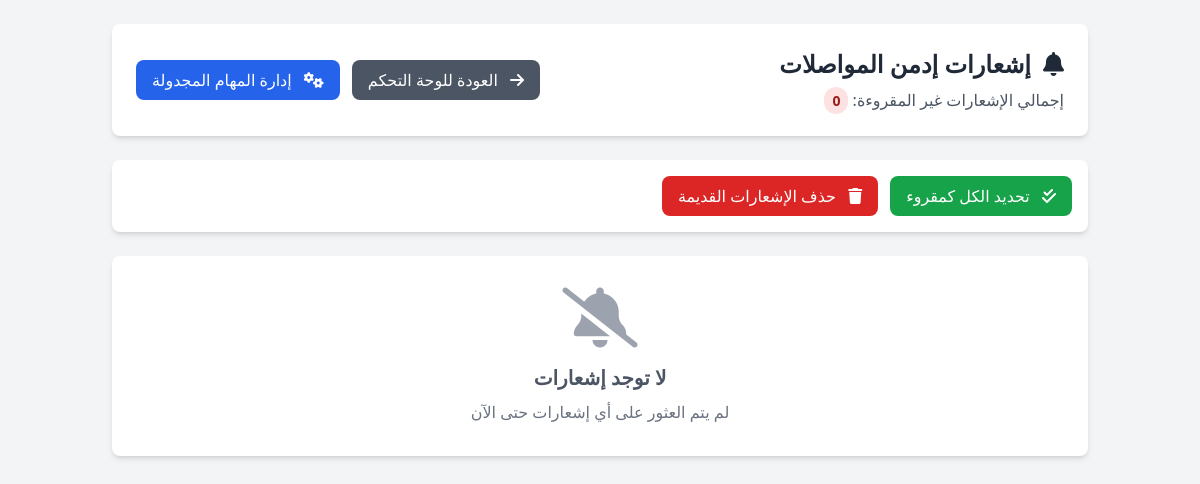
/transport/admin_notifications.php, run on an earlier commit of the app's database.
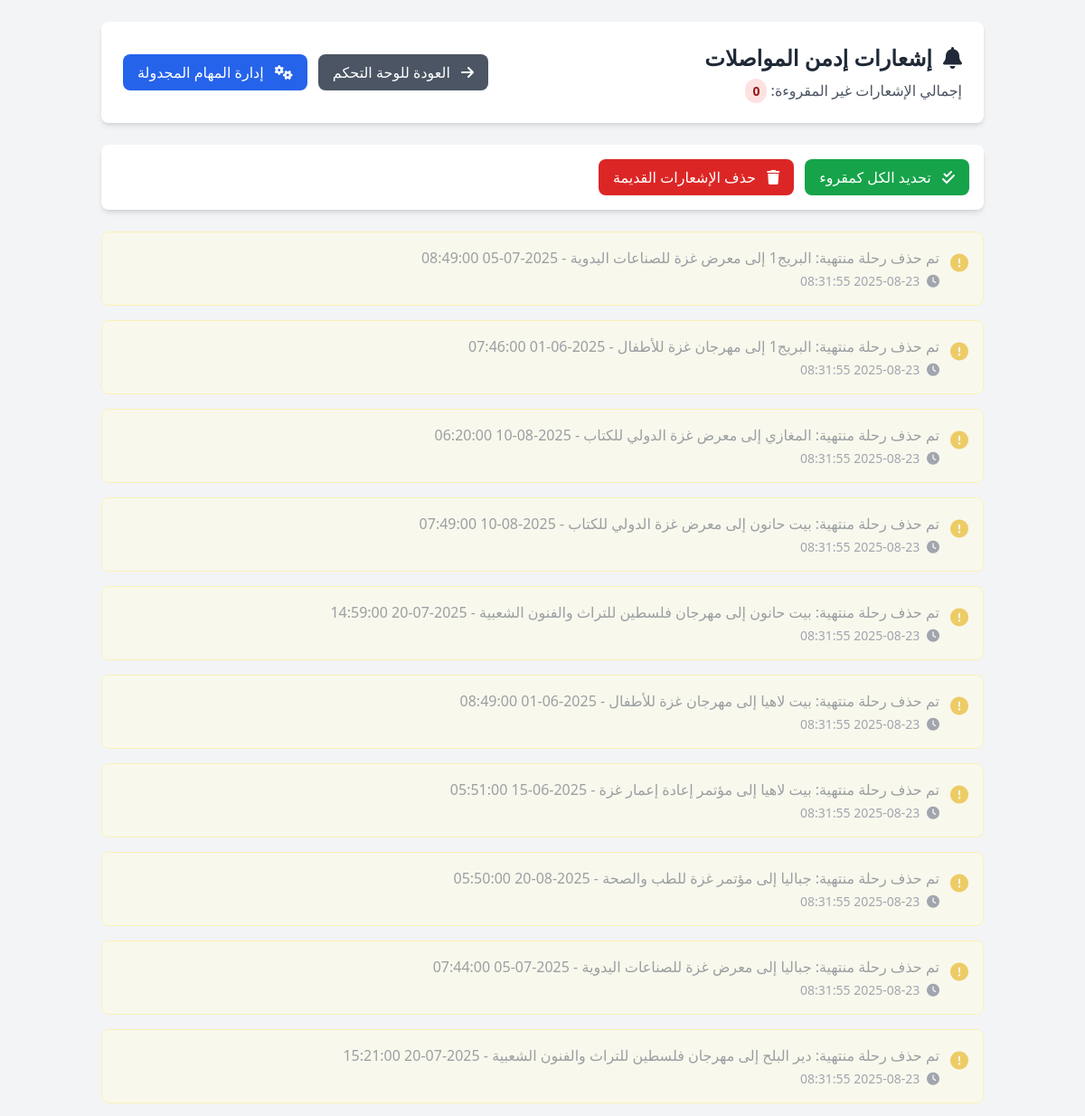
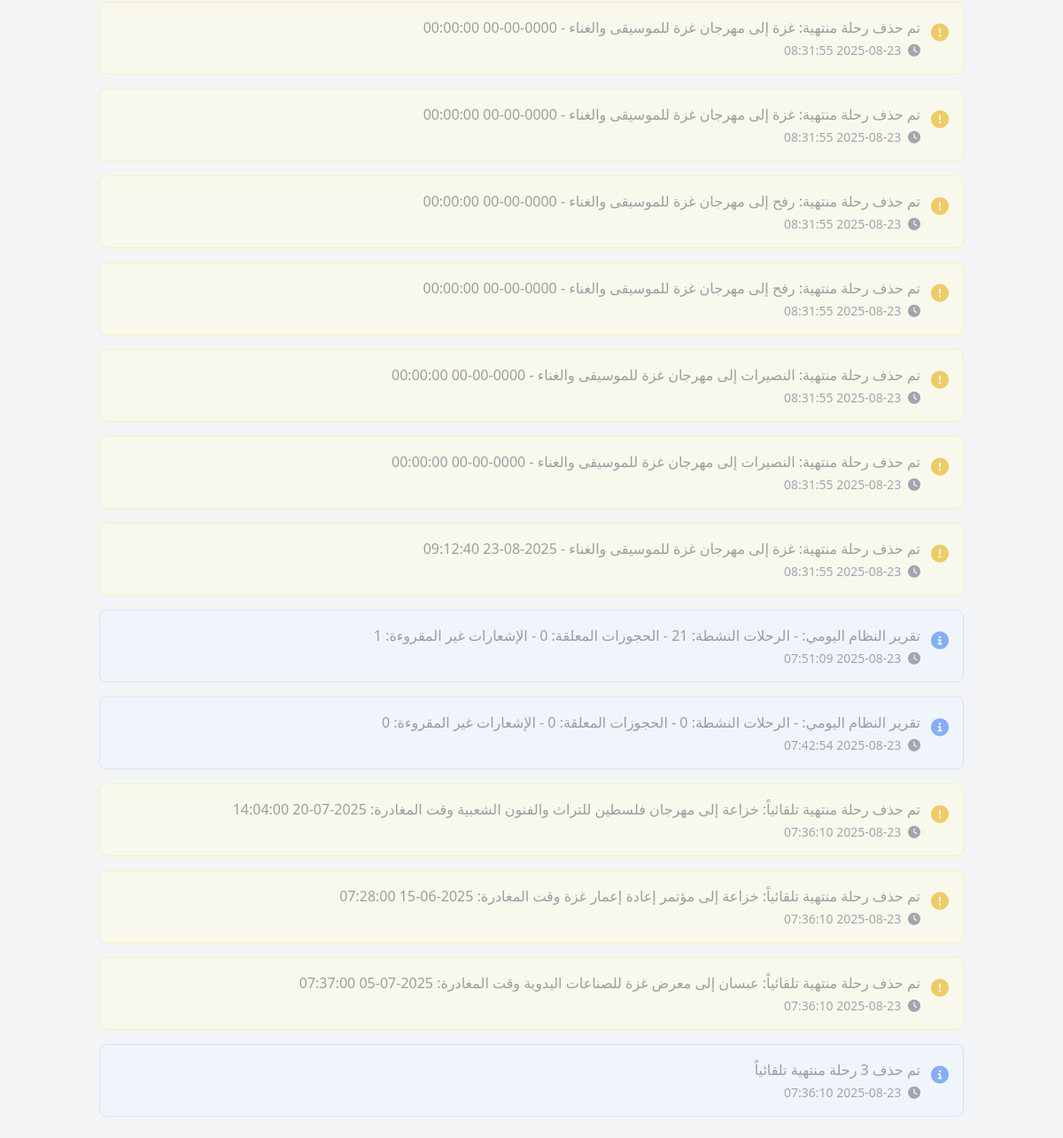
And on a later commit of the database (2 pictures, top to bottom).
### tables this page shows
CREATE TABLE `admin_notifications` (
  `id` int(11) NOT NULL,
  `message` text NOT NULL,
  `type` enum('info','warning','error','success') DEFAULT 'info',
  `is_read` tinyint(1) DEFAULT 0,
  `created_at` timestamp NOT NULL DEFAULT current_timestamp()
);

### config/database.php (called while the page is built, shortened)
<?php
class Database {
    private $host = DB_HOST;
    private $user = DB_USER;
    private $pass = DB_PASS;
    private $dbname = DB_NAME;
    private $dbh;
    private $stmt;
    public function __construct() {
        $dsn = 'mysql:host=' . $this->host . ';dbname=' . $this->dbname . ';charset=utf8mb4';
        $options = array(
            PDO::ATTR_PERSISTENT => true,
            PDO::ATTR_ERRMODE => PDO::ERRMODE_EXCEPTION,
            PDO::ATTR_DEFAULT_FETCH_MODE => PDO::FETCH_ASSOC,
            PDO::ATTR_EMULATE_PREPARES => false
        );
        try {
            $this->dbh = new PDO($dsn, $this->user, $this->pass, $options);
        } catch(PDOException $e) {
            $this->error = $e->getMessage();
            error_log('Database Connection Error: ' . $this->error);
            echo 'Database Connection Error: ' . $this->error;
        }
    }
    public function query($sql) {
        $this->stmt = $this->dbh->prepare($sql);
    }
    public function execute() {
        try {
            return $this->stmt->execute();
        } catch(PDOException $e) {
            $this->error = $e->getMessage();
            error_log('Query Execution Error: ' . $this->error);
            return false;
        }
    }
    public function resultSet() {
        $this->execute();
        return $this->stmt->fetchAll();
    }
    public function single() {
        $this->execute();
        return $this->stmt->fetch();
    }
}
?>

### transport/admin_notifications.php (the view, shortened to what this page needs)
<?php
$db = new Database();
try {
    $db->query("
        SELECT * FROM admin_notifications
        ORDER BY created_at DESC
        LIMIT 100
    ");
    $notifications = $db->resultSet();
    $db->query("SELECT COUNT(*) as count FROM admin_notifications WHERE is_read = 0");
    $unread_count = $db->single()['count'];
} catch (Exception $e) {
    $notifications = [];
    $unread_count = 0;
}
function getNotificationIcon($type) {
    switch ($type) {
        case 'warning': return 'fas fa-exclamation-circle text-yellow-500';
        default: return 'fas fa-info-circle text-blue-500';
    }
}
function getNotificationBg($type, $is_read) {
    $opacity = $is_read ? 'opacity-60' : '';
    switch ($type) {
        case 'warning': return "bg-yellow-50 border-yellow-200 {$opacity}";
        default: return "bg-blue-50 border-blue-200 {$opacity}";
    }
}
?>
<!DOCTYPE html>
<html lang="ar" dir="rtl">
<head>
    <script src="https://cdn.tailwindcss.com"></script>
    <link rel="stylesheet" href="https://cdnjs.cloudflare.com/ajax/libs/font-awesome/6.4.0/css/all.min.css">
</head>
<body class="bg-gray-100 min-h-screen">
    <div class="container mx-auto p-6">
        <div class="bg-white rounded-lg shadow-md p-6 mb-6">
            <div class="flex justify-between items-center">
                <div>
                    <h1 class="text-2xl font-bold text-gray-800 flex items-center">
                        <i class="fas fa-bell text-primary-600 ml-3"></i>
                        إشعارات إدمن المواصلات
                    </h1>
                    <p class="text-gray-600 mt-2">
                        إجمالي الإشعارات غير المقروءة:
                        <span class="bg-red-100 text-red-800 px-2 py-1 rounded-full text-sm font-semibold"><?php echo $unread_count; ?></span>
                    </p>
                </div>
                <div class="flex space-x-3 space-x-reverse">
                    <a href="dashboard.php" class="px-4 py-2 bg-gray-600 text-white rounded-lg hover:bg-gray-700 transition">
                        <i class="fas fa-arrow-right ml-2"></i> العودة للوحة التحكم
                    </a>
                    <a href="scheduled_tasks_interface.php" class="px-4 py-2 bg-blue-600 text-white rounded-lg hover:bg-blue-700 transition">
                        <i class="fas fa-cogs ml-2"></i> إدارة المهام المجدولة
                    </a>
                </div>
            </div>
        </div>
        <div class="bg-white rounded-lg shadow-md p-4 mb-6">
            <div class="flex space-x-3 space-x-reverse">
                <form method="POST" class="inline">
                    <button type="submit" class="px-4 py-2 bg-green-600 text-white rounded-lg hover:bg-green-700 transition">
                        <i class="fas fa-check-double ml-2"></i> تحديد الكل كمقروء
                    </button>
                </form>
                <form method="POST" class="inline">
                    <button type="submit" class="px-4 py-2 bg-red-600 text-white rounded-lg hover:bg-red-700 transition"
                            onclick="return confirm('هل تريد حذف الإشعارات المقروءة الأقدم من 7 أيام؟')">
                        <i class="fas fa-trash ml-2"></i> حذف الإشعارات القديمة
                    </button>
                </form>
            </div>
        </div>
        <div class="space-y-4">
            <?php if (empty($notifications)): ?>
                <div class="bg-white rounded-lg shadow-md p-8 text-center">
                    <i class="fas fa-bell-slash text-gray-400 text-6xl mb-4"></i>
                    <h3 class="text-xl font-semibold text-gray-600 mb-2">لا توجد إشعارات</h3>
                    <p class="text-gray-500">لم يتم العثور على أي إشعارات حتى الآن</p>
                </div>
            <?php else: ?>
                <?php foreach ($notifications as $notification): ?>
                    <div class="border rounded-lg p-4 <?php echo getNotificationBg($notification['type'], $notification['is_read']); ?>">
                        <div class="flex justify-between items-start">
                            <div class="flex items-start space-x-3 space-x-reverse flex-grow">
                                <i class="<?php echo getNotificationIcon($notification['type']); ?> text-xl mt-1"></i>
                                <div class="flex-grow">
                                    <p class="text-gray-800 <?php echo $notification['is_read'] ? 'opacity-70' : 'font-semibold'; ?>">
                                        <?php echo htmlspecialchars($notification['message']); ?>
                                    </p>
                                    <p class="text-sm text-gray-500 mt-1">
                                        <i class="fas fa-clock ml-1"></i>
                                        <?php echo date('Y-m-d H:i:s', strtotime($notification['created_at'])); ?>
                                    </p>
                                </div>
                            </div>
                        </div>
                    </div>
                <?php endforeach; ?>
            <?php endif; ?>
        </div>
    </div>
</body>
</html>

What changed in the data, as far as the page shows it:
added admin_notifications: message "تم حذف رحلة منتهية: البريج1 إلى معرض غزة للصناعات اليدوية - 2025-07-05 08:49:00", created_at "2025-08-23 08:31:55"
added admin_notifications: message "تم حذف رحلة منتهية: البريج1 إلى مهرجان غزة للأطفال - 2025-06-01 07:46:00", created_at "2025-08-23 08:31:55"
added admin_notifications: message "تم حذف رحلة منتهية: المغازي إلى معرض غزة الدولي للكتاب - 2025-08-10 06:20:00", created_at "2025-08-23 08:31:55"
added admin_notifications: message "تم حذف رحلة منتهية: بيت حانون إلى معرض غزة الدولي للكتاب - 2025-08-10 07:49:00", created_at "2025-08-23 08:31:55"
added admin_notifications: message "تم حذف رحلة منتهية: بيت حانون إلى مهرجان فلسطين للتراث والفنون الشعبية - 2025-07-20 14:59:00", created_at "2025-08-23 08:31:55"
added admin_notifications: message "تم حذف رحلة منتهية: بيت لاهيا إلى مهرجان غزة للأطفال - 2025-06-01 08:49:00", created_at "2025-08-23 08:31:55"
added admin_notifications: message "تم حذف رحلة منتهية: بيت لاهيا إلى مؤتمر إعادة إعمار غزة - 2025-06-15 05:51:00", created_at "2025-08-23 08:31:55"
added admin_notifications: message "تم حذف رحلة منتهية: جباليا إلى مؤتمر غزة للطب والصحة - 2025-08-20 05:50:00", created_at "2025-08-23 08:31:55"
added admin_notifications: message "تم حذف رحلة منتهية: جباليا إلى معرض غزة للصناعات اليدوية - 2025-07-05 07:44:00", created_at "2025-08-23 08:31:55"
added admin_notifications: message "تم حذف رحلة منتهية: دير البلح إلى مهرجان فلسطين للتراث والفنون الشعبية - 2025-07-20 15:21:00", created_at "2025-08-23 08:31:55"
added admin_notifications: message "تم حذف رحلة منتهية: غزة إلى مهرجان غزة للموسيقى والغناء - 0000-00-00 00:00:00", created_at "2025-08-23 08:31:55"
added admin_notifications: message "تم حذف رحلة منتهية: غزة إلى مهرجان غزة للموسيقى والغناء - 0000-00-00 00:00:00", created_at "2025-08-23 08:31:55"
added admin_notifications: message "تم حذف رحلة منتهية: رفح إلى مهرجان غزة للموسيقى والغناء - 0000-00-00 00:00:00", created_at "2025-08-23 08:31:55"
added admin_notifications: message "تم حذف رحلة منتهية: رفح إلى مهرجان غزة للموسيقى والغناء - 0000-00-00 00:00:00", created_at "2025-08-23 08:31:55"
added admin_notifications: message "تم حذف رحلة منتهية: النصيرات إلى مهرجان غزة للموسيقى والغناء - 0000-00-00 00:00:00", created_at "2025-08-23 08:31:55"
added admin_notifications: message "تم حذف رحلة منتهية: النصيرات إلى مهرجان غزة للموسيقى والغناء - 0000-00-00 00:00:00", created_at "2025-08-23 08:31:55"
added admin_notifications: message "تم حذف رحلة منتهية: غزة إلى مهرجان غزة للموسيقى والغناء - 2025-08-23 09:12:40", created_at "2025-08-23 08:31:55"
added admin_notifications: message "تقرير النظام اليومي: - الرحلات النشطة: 21 - الحجوزات المعلقة: 0 - الإشعارات غير المقروءة: 1", created_at "2025-08-23 07:51:09", type "info" (drawn)
added admin_notifications: message "تقرير النظام اليومي: - الرحلات النشطة: 0 - الحجوزات المعلقة: 0 - الإشعارات غير المقروءة: 0", created_at "2025-08-23 07:42:54", type "info" (drawn)
added admin_notifications: message "تم حذف رحلة منتهية تلقائياً: خزاعة إلى مهرجان فلسطين للتراث والفنون الشعبية وقت المغادرة: 2025-07-20 14:04:00", created_at "2025-08-23 07:36:10"
added admin_notifications: message "تم حذف رحلة منتهية تلقائياً: خزاعة إلى مؤتمر إعادة إعمار غزة وقت المغادرة: 2025-06-15 07:28:00", created_at "2025-08-23 07:36:10"
added admin_notifications: message "تم حذف رحلة منتهية تلقائياً: عبسان إلى معرض غزة للصناعات اليدوية وقت المغادرة: 2025-07-05 07:37:00", created_at "2025-08-23 07:36:10"
added admin_notifications: message "تم حذف 3 رحلة منتهية تلقائياً", created_at "2025-08-23 07:36:10", type "info" (drawn)
Also different on the page:
text no longer shown: "لا توجد إشعارات لم يتم العثور على أي إشعارات حتى الآن"
